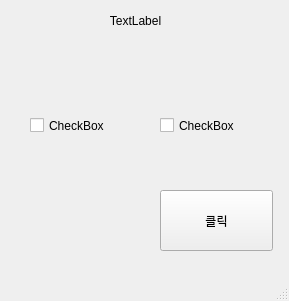
<?xml version="1.0" encoding="UTF-8"?>
<ui version="4.0">
 <class>MainWindow</class>
 <widget class="QMainWindow" name="MainWindow">
  <property name="geometry">
   <rect>
    <x>0</x>
    <y>0</y>
    <width>289</width>
    <height>301</height>
   </rect>
  </property>
  <property name="windowTitle">
   <string>MainWindow</string>
  </property>
  <widget class="QWidget" name="centralwidget">
   <widget class="QPushButton" name="pushButton">
    <property name="geometry">
     <rect>
      <x>160</x>
      <y>190</y>
      <width>113</width>
      <height>61</height>
     </rect>
    </property>
    <property name="text">
     <string>클릭</string>
    </property>
   </widget>
   <widget class="QLabel" name="label">
    <property name="geometry">
     <rect>
      <x>100</x>
      <y>10</y>
      <width>71</width>
      <height>21</height>
     </rect>
    </property>
    <property name="text">
     <string>TextLabel</string>
    </property>
    <property name="alignment">
     <set>Qt::AlignCenter</set>
    </property>
   </widget>
   <widget class="QCheckBox" name="checkBox">
    <property name="geometry">
     <rect>
      <x>30</x>
      <y>100</y>
      <width>111</width>
      <height>51</height>
     </rect>
    </property>
    <property name="text">
     <string>CheckBox</string>
    </property>
   </widget>
   <widget class="QCheckBox" name="checkBox_2">
    <property name="geometry">
     <rect>
      <x>160</x>
      <y>100</y>
      <width>111</width>
      <height>51</height>
     </rect>
    </property>
    <property name="text">
     <string>CheckBox</string>
    </property>
   </widget>
  </widget>
  <widget class="QMenuBar" name="menubar">
   <property name="geometry">
    <rect>
     <x>0</x>
     <y>0</y>
     <width>289</width>
     <height>22</height>
    </rect>
   </property>
  </widget>
  <widget class="QStatusBar" name="statusbar"/>
 </widget>
 <resources/>
 <connections/>
</ui>
